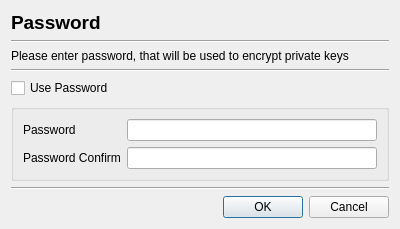
<?xml version="1.0" encoding="UTF-8"?>
<ui version="4.0">
 <class>SetPassDlg</class>
 <widget class="QDialog" name="SetPassDlg">
  <property name="geometry">
   <rect>
    <x>0</x>
    <y>0</y>
    <width>400</width>
    <height>223</height>
   </rect>
  </property>
  <property name="windowTitle">
   <string>Set Password</string>
  </property>
  <layout class="QVBoxLayout" name="verticalLayout">
   <item>
    <widget class="QLabel" name="label">
     <property name="font">
      <font>
       <pointsize>14</pointsize>
       <bold>true</bold>
      </font>
     </property>
     <property name="text">
      <string>Password</string>
     </property>
    </widget>
   </item>
   <item>
    <widget class="Line" name="line_2">
     <property name="orientation">
      <enum>Qt::Horizontal</enum>
     </property>
    </widget>
   </item>
   <item>
    <widget class="QLabel" name="label_2">
     <property name="text">
      <string>Please enter password, that will be used to encrypt private keys</string>
     </property>
    </widget>
   </item>
   <item>
    <widget class="Line" name="line">
     <property name="orientation">
      <enum>Qt::Horizontal</enum>
     </property>
    </widget>
   </item>
   <item>
    <widget class="QCheckBox" name="mUsePasswdCheck">
     <property name="text">
      <string>Use Password</string>
     </property>
    </widget>
   </item>
   <item>
    <widget class="QGroupBox" name="mPasswdGroup">
     <property name="title">
      <string/>
     </property>
     <layout class="QVBoxLayout" name="verticalLayout_2">
      <item>
       <layout class="QGridLayout" name="gridLayout_3">
        <item row="0" column="1">
         <widget class="QLineEdit" name="mPasswdText">
          <property name="echoMode">
           <enum>QLineEdit::Password</enum>
          </property>
         </widget>
        </item>
        <item row="0" column="0">
         <widget class="QLabel" name="label_3">
          <property name="text">
           <string>Password</string>
          </property>
         </widget>
        </item>
        <item row="1" column="0">
         <widget class="QLabel" name="label_4">
          <property name="text">
           <string>Password Confirm</string>
          </property>
         </widget>
        </item>
        <item row="1" column="1">
         <widget class="QLineEdit" name="mPasswdConfirmText">
          <property name="echoMode">
           <enum>QLineEdit::Password</enum>
          </property>
         </widget>
        </item>
       </layout>
      </item>
     </layout>
    </widget>
   </item>
   <item>
    <widget class="Line" name="line_3">
     <property name="orientation">
      <enum>Qt::Horizontal</enum>
     </property>
    </widget>
   </item>
   <item>
    <widget class="QDialogButtonBox" name="buttonBox">
     <property name="orientation">
      <enum>Qt::Horizontal</enum>
     </property>
     <property name="standardButtons">
      <set>QDialogButtonBox::Cancel|QDialogButtonBox::Ok</set>
     </property>
    </widget>
   </item>
  </layout>
 </widget>
 <tabstops>
  <tabstop>mUsePasswdCheck</tabstop>
  <tabstop>mPasswdText</tabstop>
  <tabstop>mPasswdConfirmText</tabstop>
 </tabstops>
 <resources/>
 <connections>
  <connection>
   <sender>buttonBox</sender>
   <signal>accepted()</signal>
   <receiver>SetPassDlg</receiver>
   <slot>accept()</slot>
   <hints>
    <hint type="sourcelabel">
     <x>248</x>
     <y>254</y>
    </hint>
    <hint type="destinationlabel">
     <x>157</x>
     <y>274</y>
    </hint>
   </hints>
  </connection>
  <connection>
   <sender>buttonBox</sender>
   <signal>rejected()</signal>
   <receiver>SetPassDlg</receiver>
   <slot>reject()</slot>
   <hints>
    <hint type="sourcelabel">
     <x>316</x>
     <y>260</y>
    </hint>
    <hint type="destinationlabel">
     <x>286</x>
     <y>274</y>
    </hint>
   </hints>
  </connection>
 </connections>
</ui>
